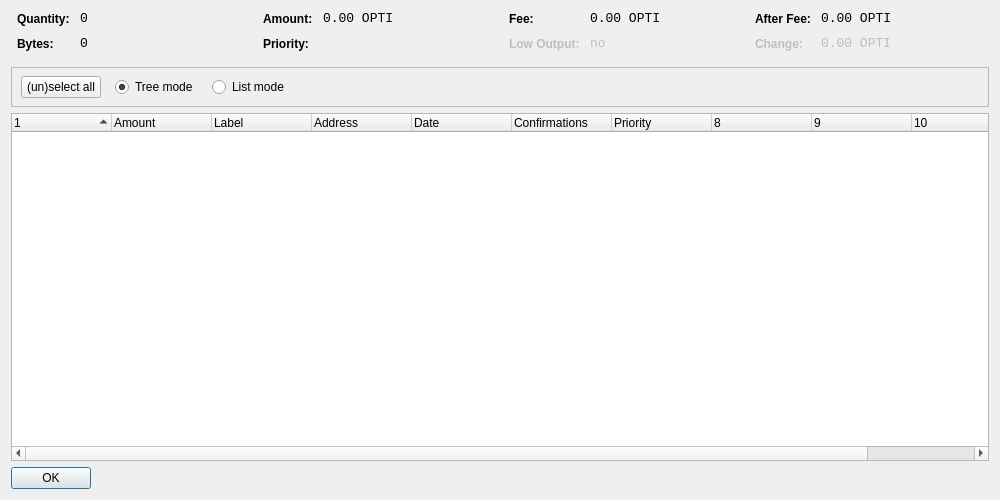
<?xml version="1.0" encoding="UTF-8"?>
<ui version="4.0">
 <class>CoinControlDialog</class>
 <widget class="QDialog" name="CoinControlDialog">
  <property name="geometry">
   <rect>
    <x>0</x>
    <y>0</y>
    <width>1000</width>
    <height>500</height>
   </rect>
  </property>
  <property name="windowTitle">
   <string>Coin Control</string>
  </property>
  <layout class="QVBoxLayout" name="verticalLayout">
   <item>
    <layout class="QHBoxLayout" name="horizontalLayoutTop" stretch="0,0,0,0">
     <property name="topMargin">
      <number>0</number>
     </property>
     <property name="bottomMargin">
      <number>10</number>
     </property>
     <item>
      <layout class="QFormLayout" name="formLayoutCoinControl1">
       <property name="horizontalSpacing">
        <number>10</number>
       </property>
       <property name="verticalSpacing">
        <number>10</number>
       </property>
       <property name="leftMargin">
        <number>6</number>
       </property>
       <property name="rightMargin">
        <number>6</number>
       </property>
       <item row="0" column="0">
        <widget class="QLabel" name="labelCoinControlQuantityText">
         <property name="styleSheet">
          <string notr="true">font-weight:bold;</string>
         </property>
         <property name="text">
          <string>Quantity:</string>
         </property>
        </widget>
       </item>
       <item row="0" column="1">
        <widget class="QLabel" name="labelCoinControlQuantity">
         <property name="font">
          <font>
           <family>Monospace</family>
           <pointsize>10</pointsize>
          </font>
         </property>
         <property name="cursor">
          <cursorShape>IBeamCursor</cursorShape>
         </property>
         <property name="contextMenuPolicy">
          <enum>Qt::ActionsContextMenu</enum>
         </property>
         <property name="text">
          <string notr="true">0</string>
         </property>
         <property name="textInteractionFlags">
          <set>Qt::LinksAccessibleByMouse|Qt::TextSelectableByKeyboard|Qt::TextSelectableByMouse</set>
         </property>
        </widget>
       </item>
       <item row="1" column="0">
        <widget class="QLabel" name="labelCoinControlBytesText">
         <property name="styleSheet">
          <string notr="true">font-weight:bold;</string>
         </property>
         <property name="text">
          <string>Bytes:</string>
         </property>
        </widget>
       </item>
       <item row="1" column="1">
        <widget class="QLabel" name="labelCoinControlBytes">
         <property name="font">
          <font>
           <family>Monospace</family>
           <pointsize>10</pointsize>
          </font>
         </property>
         <property name="cursor">
          <cursorShape>IBeamCursor</cursorShape>
         </property>
         <property name="contextMenuPolicy">
          <enum>Qt::ActionsContextMenu</enum>
         </property>
         <property name="text">
          <string notr="true">0</string>
         </property>
         <property name="textInteractionFlags">
          <set>Qt::LinksAccessibleByMouse|Qt::TextSelectableByKeyboard|Qt::TextSelectableByMouse</set>
         </property>
        </widget>
       </item>
      </layout>
     </item>
     <item>
      <layout class="QFormLayout" name="formLayoutCoinControl2">
       <property name="horizontalSpacing">
        <number>10</number>
       </property>
       <property name="verticalSpacing">
        <number>10</number>
       </property>
       <property name="leftMargin">
        <number>6</number>
       </property>
       <property name="rightMargin">
        <number>6</number>
       </property>
       <item row="0" column="0">
        <widget class="QLabel" name="labelCoinControlAmountText">
         <property name="styleSheet">
          <string notr="true">font-weight:bold;</string>
         </property>
         <property name="text">
          <string>Amount:</string>
         </property>
        </widget>
       </item>
       <item row="0" column="1">
        <widget class="QLabel" name="labelCoinControlAmount">
         <property name="font">
          <font>
           <family>Monospace</family>
           <pointsize>10</pointsize>
          </font>
         </property>
         <property name="cursor">
          <cursorShape>IBeamCursor</cursorShape>
         </property>
         <property name="contextMenuPolicy">
          <enum>Qt::ActionsContextMenu</enum>
         </property>
         <property name="text">
          <string notr="true">0.00 OPTI</string>
         </property>
         <property name="textInteractionFlags">
          <set>Qt::LinksAccessibleByMouse|Qt::TextSelectableByKeyboard|Qt::TextSelectableByMouse</set>
         </property>
        </widget>
       </item>
       <item row="1" column="0">
        <widget class="QLabel" name="labelCoinControlPriorityText">
         <property name="styleSheet">
          <string notr="true">font-weight:bold;</string>
         </property>
         <property name="text">
          <string>Priority:</string>
         </property>
        </widget>
       </item>
       <item row="1" column="1">
        <widget class="QLabel" name="labelCoinControlPriority">
         <property name="font">
          <font>
           <family>Monospace</family>
           <pointsize>10</pointsize>
          </font>
         </property>
         <property name="cursor">
          <cursorShape>IBeamCursor</cursorShape>
         </property>
         <property name="contextMenuPolicy">
          <enum>Qt::ActionsContextMenu</enum>
         </property>
         <property name="text">
          <string/>
         </property>
         <property name="textInteractionFlags">
          <set>Qt::LinksAccessibleByMouse|Qt::TextSelectableByKeyboard|Qt::TextSelectableByMouse</set>
         </property>
        </widget>
       </item>
      </layout>
     </item>
     <item>
      <layout class="QFormLayout" name="formLayoutCoinControl3">
       <property name="horizontalSpacing">
        <number>10</number>
       </property>
       <property name="verticalSpacing">
        <number>10</number>
       </property>
       <property name="leftMargin">
        <number>6</number>
       </property>
       <property name="rightMargin">
        <number>6</number>
       </property>
       <item row="0" column="0">
        <widget class="QLabel" name="labelCoinControlFeeText">
         <property name="styleSheet">
          <string notr="true">font-weight:bold;</string>
         </property>
         <property name="text">
          <string>Fee:</string>
         </property>
        </widget>
       </item>
       <item row="0" column="1">
        <widget class="QLabel" name="labelCoinControlFee">
         <property name="font">
          <font>
           <family>Monospace</family>
           <pointsize>10</pointsize>
          </font>
         </property>
         <property name="cursor">
          <cursorShape>IBeamCursor</cursorShape>
         </property>
         <property name="contextMenuPolicy">
          <enum>Qt::ActionsContextMenu</enum>
         </property>
         <property name="text">
          <string notr="true">0.00 OPTI</string>
         </property>
         <property name="textInteractionFlags">
          <set>Qt::LinksAccessibleByMouse|Qt::TextSelectableByKeyboard|Qt::TextSelectableByMouse</set>
         </property>
        </widget>
       </item>
       <item row="1" column="0">
        <widget class="QLabel" name="labelCoinControlLowOutputText">
         <property name="enabled">
          <bool>false</bool>
         </property>
         <property name="styleSheet">
          <string notr="true">font-weight:bold;</string>
         </property>
         <property name="text">
          <string>Low Output:</string>
         </property>
        </widget>
       </item>
       <item row="1" column="1">
        <widget class="QLabel" name="labelCoinControlLowOutput">
         <property name="enabled">
          <bool>false</bool>
         </property>
         <property name="font">
          <font>
           <family>Monospace</family>
           <pointsize>10</pointsize>
          </font>
         </property>
         <property name="cursor">
          <cursorShape>IBeamCursor</cursorShape>
         </property>
         <property name="contextMenuPolicy">
          <enum>Qt::ActionsContextMenu</enum>
         </property>
         <property name="text">
          <string notr="true">no</string>
         </property>
         <property name="textInteractionFlags">
          <set>Qt::LinksAccessibleByMouse|Qt::TextSelectableByKeyboard|Qt::TextSelectableByMouse</set>
         </property>
        </widget>
       </item>
      </layout>
     </item>
     <item>
      <layout class="QFormLayout" name="formLayoutCoinControl4">
       <property name="horizontalSpacing">
        <number>10</number>
       </property>
       <property name="verticalSpacing">
        <number>10</number>
       </property>
       <property name="leftMargin">
        <number>6</number>
       </property>
       <property name="rightMargin">
        <number>6</number>
       </property>
       <item row="0" column="0">
        <widget class="QLabel" name="labelCoinControlAfterFeeText">
         <property name="styleSheet">
          <string notr="true">font-weight:bold;</string>
         </property>
         <property name="text">
          <string>After Fee:</string>
         </property>
        </widget>
       </item>
       <item row="0" column="1">
        <widget class="QLabel" name="labelCoinControlAfterFee">
         <property name="font">
          <font>
           <family>Monospace</family>
           <pointsize>10</pointsize>
          </font>
         </property>
         <property name="cursor">
          <cursorShape>IBeamCursor</cursorShape>
         </property>
         <property name="contextMenuPolicy">
          <enum>Qt::ActionsContextMenu</enum>
         </property>
         <property name="text">
          <string notr="true">0.00 OPTI</string>
         </property>
         <property name="textInteractionFlags">
          <set>Qt::LinksAccessibleByMouse|Qt::TextSelectableByKeyboard|Qt::TextSelectableByMouse</set>
         </property>
        </widget>
       </item>
       <item row="1" column="0">
        <widget class="QLabel" name="labelCoinControlChangeText">
         <property name="enabled">
          <bool>false</bool>
         </property>
         <property name="styleSheet">
          <string notr="true">font-weight:bold;</string>
         </property>
         <property name="text">
          <string>Change:</string>
         </property>
        </widget>
       </item>
       <item row="1" column="1">
        <widget class="QLabel" name="labelCoinControlChange">
         <property name="enabled">
          <bool>false</bool>
         </property>
         <property name="font">
          <font>
           <family>Monospace</family>
           <pointsize>10</pointsize>
          </font>
         </property>
         <property name="cursor">
          <cursorShape>IBeamCursor</cursorShape>
         </property>
         <property name="contextMenuPolicy">
          <enum>Qt::ActionsContextMenu</enum>
         </property>
         <property name="text">
          <string notr="true">0.00 OPTI</string>
         </property>
         <property name="textInteractionFlags">
          <set>Qt::LinksAccessibleByMouse|Qt::TextSelectableByKeyboard|Qt::TextSelectableByMouse</set>
         </property>
        </widget>
       </item>
      </layout>
     </item>
    </layout>
   </item>
   <item>
    <widget class="QFrame" name="frame">
     <property name="minimumSize">
      <size>
       <width>0</width>
       <height>40</height>
      </size>
     </property>
     <property name="frameShape">
      <enum>QFrame::StyledPanel</enum>
     </property>
     <property name="frameShadow">
      <enum>QFrame::Sunken</enum>
     </property>
     <widget class="QWidget" name="horizontalLayoutWidget">
      <property name="geometry">
       <rect>
        <x>10</x>
        <y>0</y>
        <width>781</width>
        <height>41</height>
       </rect>
      </property>
      <layout class="QHBoxLayout" name="horizontalLayoutPanel" stretch="0,0,0,0,0">
       <property name="spacing">
        <number>14</number>
       </property>
       <item>
        <widget class="QPushButton" name="pushButtonSelectAll">
         <property name="sizePolicy">
          <sizepolicy hsizetype="Maximum" vsizetype="Fixed">
           <horstretch>0</horstretch>
           <verstretch>0</verstretch>
          </sizepolicy>
         </property>
         <property name="text">
          <string>(un)select all</string>
         </property>
        </widget>
       </item>
       <item>
        <widget class="QRadioButton" name="radioTreeMode">
         <property name="sizePolicy">
          <sizepolicy hsizetype="Maximum" vsizetype="Fixed">
           <horstretch>0</horstretch>
           <verstretch>0</verstretch>
          </sizepolicy>
         </property>
         <property name="text">
          <string>Tree mode</string>
         </property>
         <property name="checked">
          <bool>true</bool>
         </property>
        </widget>
       </item>
       <item>
        <widget class="QRadioButton" name="radioListMode">
         <property name="sizePolicy">
          <sizepolicy hsizetype="Maximum" vsizetype="Fixed">
           <horstretch>0</horstretch>
           <verstretch>0</verstretch>
          </sizepolicy>
         </property>
         <property name="text">
          <string>List mode</string>
         </property>
        </widget>
       </item>
       <item>
        <spacer name="horizontalSpacer">
         <property name="orientation">
          <enum>Qt::Horizontal</enum>
         </property>
         <property name="sizeHint" stdset="0">
          <size>
           <width>40</width>
           <height>20</height>
          </size>
         </property>
        </spacer>
       </item>
      </layout>
     </widget>
    </widget>
   </item>
   <item>
    <widget class="CoinControlTreeWidget" name="treeWidget">
     <property name="contextMenuPolicy">
      <enum>Qt::CustomContextMenu</enum>
     </property>
     <property name="sortingEnabled">
      <bool>false</bool>
     </property>
     <property name="columnCount">
      <number>11</number>
     </property>
     <attribute name="headerShowSortIndicator" stdset="0">
      <bool>true</bool>
     </attribute>
     <attribute name="headerStretchLastSection">
      <bool>false</bool>
     </attribute>
     <column>
      <property name="text">
       <string/>
      </property>
     </column>
     <column>
      <property name="text">
       <string>Amount</string>
      </property>
     </column>
     <column>
      <property name="text">
       <string>Label</string>
      </property>
     </column>
     <column>
      <property name="text">
       <string>Address</string>
      </property>
     </column>
     <column>
      <property name="text">
       <string>Date</string>
      </property>
     </column>
     <column>
      <property name="text">
       <string>Confirmations</string>
      </property>
      <property name="toolTip">
       <string>Confirmed</string>
      </property>
     </column>
     <column>
      <property name="text">
       <string>Priority</string>
      </property>
     </column>
     <column>
      <property name="text">
       <string/>
      </property>
     </column>
     <column>
      <property name="text">
       <string/>
      </property>
     </column>
     <column>
      <property name="text">
       <string/>
      </property>
     </column>
     <column>
      <property name="text">
       <string/>
      </property>
     </column>
    </widget>
   </item>
   <item>
    <widget class="QDialogButtonBox" name="buttonBox">
     <property name="sizePolicy">
      <sizepolicy hsizetype="Maximum" vsizetype="Fixed">
       <horstretch>0</horstretch>
       <verstretch>0</verstretch>
      </sizepolicy>
     </property>
     <property name="orientation">
      <enum>Qt::Horizontal</enum>
     </property>
     <property name="standardButtons">
      <set>QDialogButtonBox::Ok</set>
     </property>
    </widget>
   </item>
  </layout>
 </widget>
 <customwidgets>
  <customwidget>
   <class>CoinControlTreeWidget</class>
   <extends>QTreeWidget</extends>
   <header>coincontroltreewidget.h</header>
  </customwidget>
 </customwidgets>
 <resources/>
 <connections/>
</ui>
